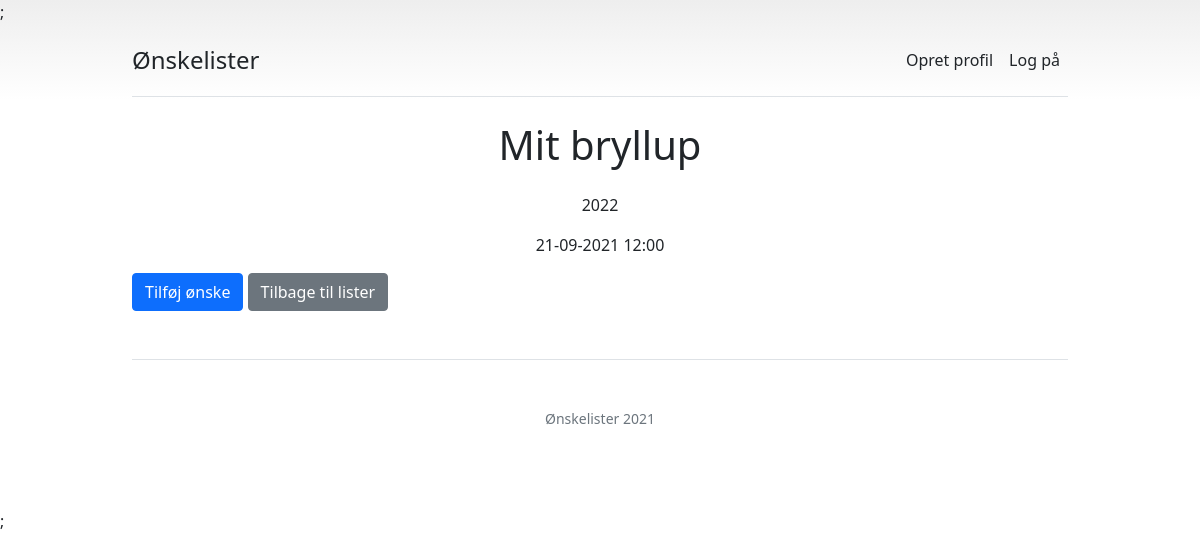
Before: /gift/read.php?list=2 with the older database file.
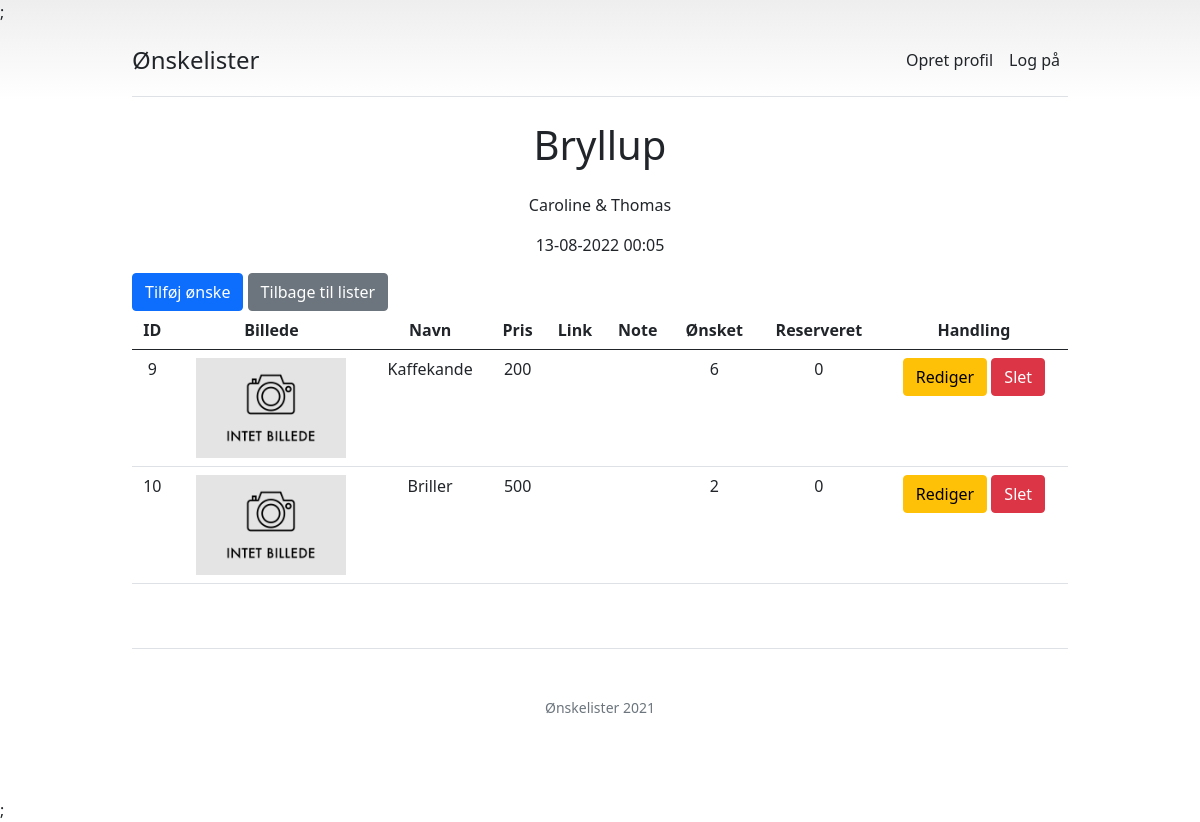
After: the same page with the newer database file.
### tables this page shows
CREATE TABLE `whish_lists` (
  `list_id` bigint(20) NOT NULL,
  `list_date` datetime DEFAULT NULL,
  `list_title` text DEFAULT NULL,
  `list_subtitle` text DEFAULT NULL,
  `list_link` varchar(255) DEFAULT NULL,
  `list_user` bigint(20) DEFAULT NULL,
  `list_code` varchar(255) NOT NULL,
  `list_active` tinyint(1) NOT NULL DEFAULT 1
);

CREATE TABLE `whish_gifts` (
  `gift_id` bigint(20) NOT NULL,
  `gift_image` varchar(255) DEFAULT NULL,
  `gift_name` varchar(255) DEFAULT NULL,
  `gift_qty` int(11) NOT NULL DEFAULT 1,
  `gift_reservations` int(11) NOT NULL DEFAULT 0,
  `gift_price` int(11) NOT NULL DEFAULT 0,
  `gift_note` varchar(255) DEFAULT NULL,
  `gift_link` varchar(255) DEFAULT NULL,
  `gift_list` bigint(20) NOT NULL
);

### app/config.php (called while the page is built, shortened)
<?php
require 'classes/simple.db.class.php';
$app['cookie_name'] = 'session';
$app['session_name'] = 'user';
$app['db'] = new SimpleDB(['host' => 'localhost', 'user' => 'root','pass' => '','database' => 'dev']);
$app['url'] = 'http://localhost/whishlist';
$app['asset'] = $app['url'] . '/public/assets';
$app['name'] = 'Ønskelister';
$app['title'] = 'Ønskelister - Ønskelister til alle begivenheder';

### app/classes/simple.db.class.php (called while the page is built, shortened)
<?php
class SimpleDB
{
  public $isConn;
  public function __construct( $db_conn = array('host' => 'localhost', 'user' => 'root','pass' => '','database' => 'test', ) )
  {
    $host = isset($db_conn['host']) ? $db_conn['host'] : 'localhost' ;
    $user = isset($db_conn['user']) ? $db_conn['user'] : 'root' ;
    $pass = isset($db_conn['pass']) ? $db_conn['pass'] : '' ;
    $database = isset($db_conn['database']) ? $db_conn['database'] : die('no database set') ;
    $connection = mysqli_connect($host, $user, $pass,$database);
    if($connection)
    {
      $this->isConn = $connection;
    }
  }
  public function Select($SQLStatement)
  {
    $con =  $this->isConn;
    if ($con)
    {
      $q = $con->query($SQLStatement);
      $row = $q->num_rows;
      if($row <1)
      {
        $result = $row;
      }
      else if($row == 1)
      {
        $result = array($q->fetch_assoc());
      }
      else if( $row >1)
      {
        $d1 = array( $q->fetch_assoc());
        $d2= array();
        while ($row = $q->fetch_assoc())
        {
          $d2[] = $row;
        }
        $result = array_merge($d1 , $d2);
      }
      return $result;
      }
  }
  public function CleanDBData($Data)
  {
    $con =  $this->isConn;
    $str = mysqli_real_escape_string($con,$Data);
    return $str;
  }
}

### gift/read.php (the view, shortened to what this page needs)
<?php include '../app/functions.php'; ?>;
<?php include '../app/templates/header.php'; ?>
<?php include '../app/templates/app.php'; ?>
<?php
$list_id = $app['db']->CleanDBData($_GET['list']);
$list = $app['db']->Select('select * from whish_lists where list_id = ' . $list_id);
$gifts = $app['db']->Select('select * from whish_gifts where gift_list = ' . $list_id);
?>
</head>
<body>
<?php include '../app/templates/nav.php'; ?>
  <main>
  <h2 id="produkter" class="display-6 text-center mb-4"><?php echo $list[0]['list_title']; ?></h2>
    <p class="text-center"><?php echo $list[0]['list_subtitle']; ?></p>
    <p class="text-center"><?php echo date('d-m-Y H:i', strtotime($list[0]['list_date'])); ?></p>
    <a href="<?php echo $app['url'] ?>/gift/create?list=<?php echo $list[0]['list_id']; ?>"><button type="button" class=" btn btn-primary">Tilføj ønske</button></a>
    <a href="<?php echo $app['url'] ?>/list/read"><button type="button" class=" btn btn-secondary">Tilbage til lister</button></a>
    <?php if(!empty($gifts)): ?>
    <div class="table-responsive">
      <table class="table text-center">
        <thead>
          <tr>
            <th>ID</th>
            <th>Billede</th>
            <th>Navn</th>
            <th>Pris</th>
            <th>Link</th>
            <th>Note</th>
            <th>Ønsket</th>
            <th>Reserveret</th>
            <th>Handling</th>
          </tr>
        </thead>
        <tbody>
          <?php foreach($gifts as $gift): ?>
            <tr>
              <td><?php echo $gift['gift_id']; ?></td>
              <?php if(!empty($gift['gift_image'])): ?>
              <td><img src="<?php echo $gift['gift_image']; ?>" width="150" height="100"></td>
              <?php else: ?>
                <td><img src="<?php echo $app['url']; ?>/public/img/no-image.png" width="150" height="100"></td>
              <?php endif; ?>
              <td><?php echo $gift['gift_name']; ?></td>
              <td><?php echo $gift['gift_price']; ?></td>
              <?php if(!empty($gift['gift_link'])): ?>
              <th><a target="_blank" href="<?php echo $gift['gift_link']; ?>">Link</a></th>
              <?php else: ?>
                <td></td>
              <?php endif; ?>
              <td><?php echo $gift['gift_note']; ?></td>
              <td><?php echo $gift['gift_qty']; ?></td>
              <td><?php echo $gift['gift_reservations']; ?></td>
              <td>
                <a href="<?php echo $app['url']; ?>/gift/update?id=<?php echo $gift['gift_id']; ?>&list=<?php echo $list_id; ?>" class="btn btn-warning">Rediger</a>
                <a onclick="return confirm('Er du sikker?');" href="<?php echo $app['url']; ?>/gift/delete?id=<?php echo $gift['gift_id']; ?>&list=<?php echo $list_id; ?>" class="btn btn-danger">Slet</a>
            </td>
            </tr>
          <?php endforeach; ?>
        </tbody>
      </table>
    </div>
 <?php endif; ?>
  </main>
  <?php include '../app/templates/footer.php'; ?>

### app/templates/header.php (shortened to what this page needs)
<!DOCTYPE html>
<html lang="en">
    <head>

### app/templates/app.php (shortened to what this page needs)
<link href="<?php echo $app['url']; ?>/public/css/bootstrap.app.css" rel="stylesheet">
  <link href="<?php echo $app['url']; ?>/public/css/app.css" rel="stylesheet">

### app/templates/nav.php
<div class="container py-3">
  <header>
    <div class="d-flex flex-column flex-md-row align-items-center pb-3 mb-4 border-bottom">
      <a href="<?php
      if(!auth()) {
        url();
      } else {
        url('/list/read');
      }
       ?>" class="d-flex align-items-center text-dark text-decoration-none">
    <span class="fs-4"><?php app('name'); ?></span>
      </a>
      <nav class="d-inline-flex mt-2 mt-md-0 ms-md-auto">
            <?php if(!auth()): ?>
            <a class="p-2 text-dark text-decoration-none" href="<?php url('/auth/signup'); ?>">Opret profil</a>
            <a class="p-2 text-dark text-decoration-none" href="<?php url('/auth/login'); ?>">Log på</a>
              <?php else: ?>
                <a class="p-2 text-dark text-decoration-none" href="<?php url('/list/read'); ?>">Mine lister</a>
            <a class="p-2 text-dark text-decoration-none" href="<?php url('/auth/logout'); ?>">Log ud</a>
            <?php endif; ?>
          </nav>
          </div>
</header>

### app/functions.php (shortened to what this page needs)
<?php
include 'config.php';
function app($key, $echo = true) {
    global $app;
    if($app[$key] && $echo) {
        echo $app[$key];
    } else {
        return $app[$key];
    }
}
function url($path = '') {
    global $app;
    echo $app['url'] . $path;
}
function auth() {
    $name = app('session_name', false);
    return false;
}

### app/templates/footer.php
  <footer class="pt-4 my-md-5 pt-md-5 border-top">
    <div class="row">
        <div class="col-12 col-md mx-auto text-center">
        <small class="d-block mb-3 text-muted"><?php echo $app['name']; ?> 2021</small>
      </div>
    </div>
  </footer>
</div>
<?php include 'scripts.php' ?>;
</body></html>

### app/templates/scripts.php (shortened to what this page needs)
<link rel="stylesheet" href="//code.jquery.com/ui/1.12.1/themes/base/jquery-ui.css">

### public/css/app.css (style rules this page uses)
body { background-image: linear-gradient(180deg, #eee, #fff 100px, #fff); }
html { scroll-behavior: smooth; }
.container { max-width: 960px; }

Changed rows visible on the page:
changed whish_lists: list_title "Mit bryllup" → "Bryllup"; list_subtitle "2022" → "Caroline & Thomas"; list_date "21-09-2021 12:00" → "13-08-2022 00:05"
added whish_gifts: gift_id "9", gift_name "Kaffekande", gift_price "200", gift_qty "6", gift_reservations "0"
added whish_gifts: gift_id "10", gift_name "Briller", gift_price "500", gift_qty "2", gift_reservations "0"
Other visible differences:
text now shown: "ID Billede Navn Pris Link Note Ønsket Reserveret Handling"
